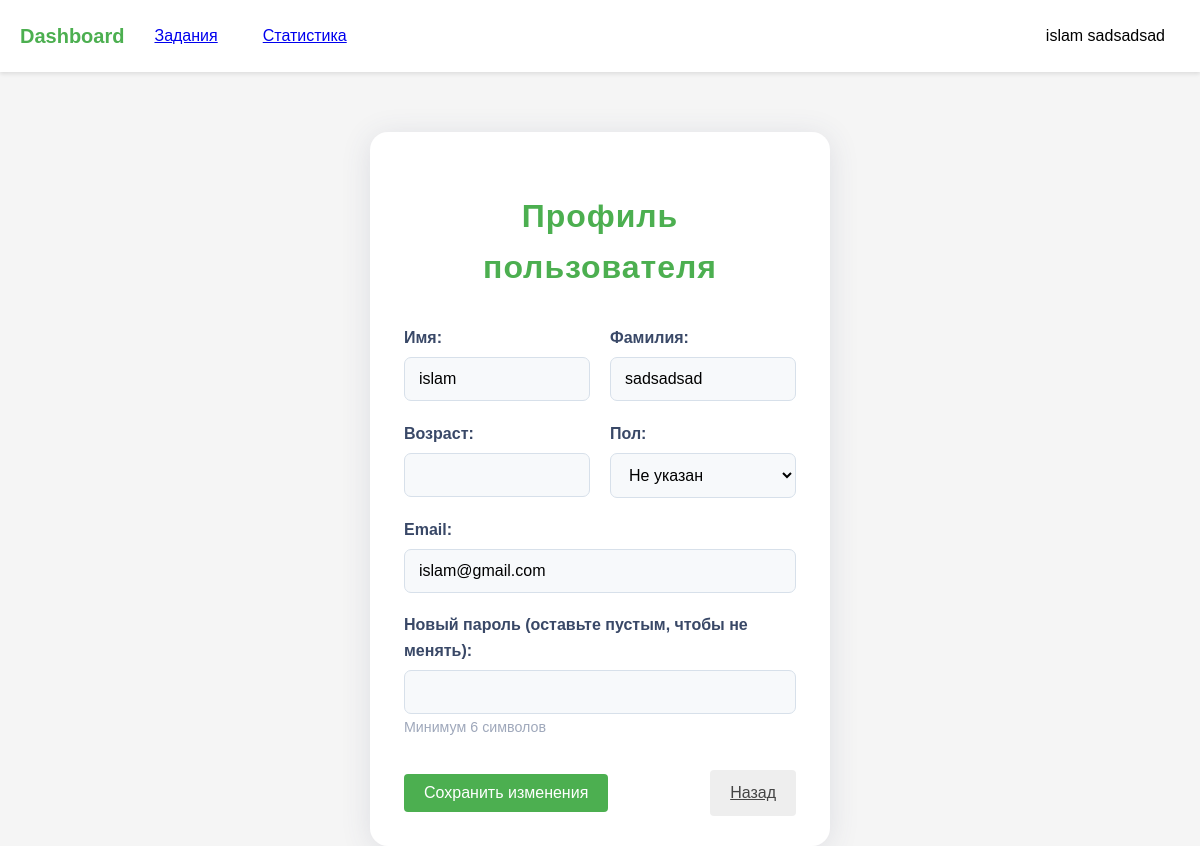
/profile (signed in), run on an earlier commit of the app's database.
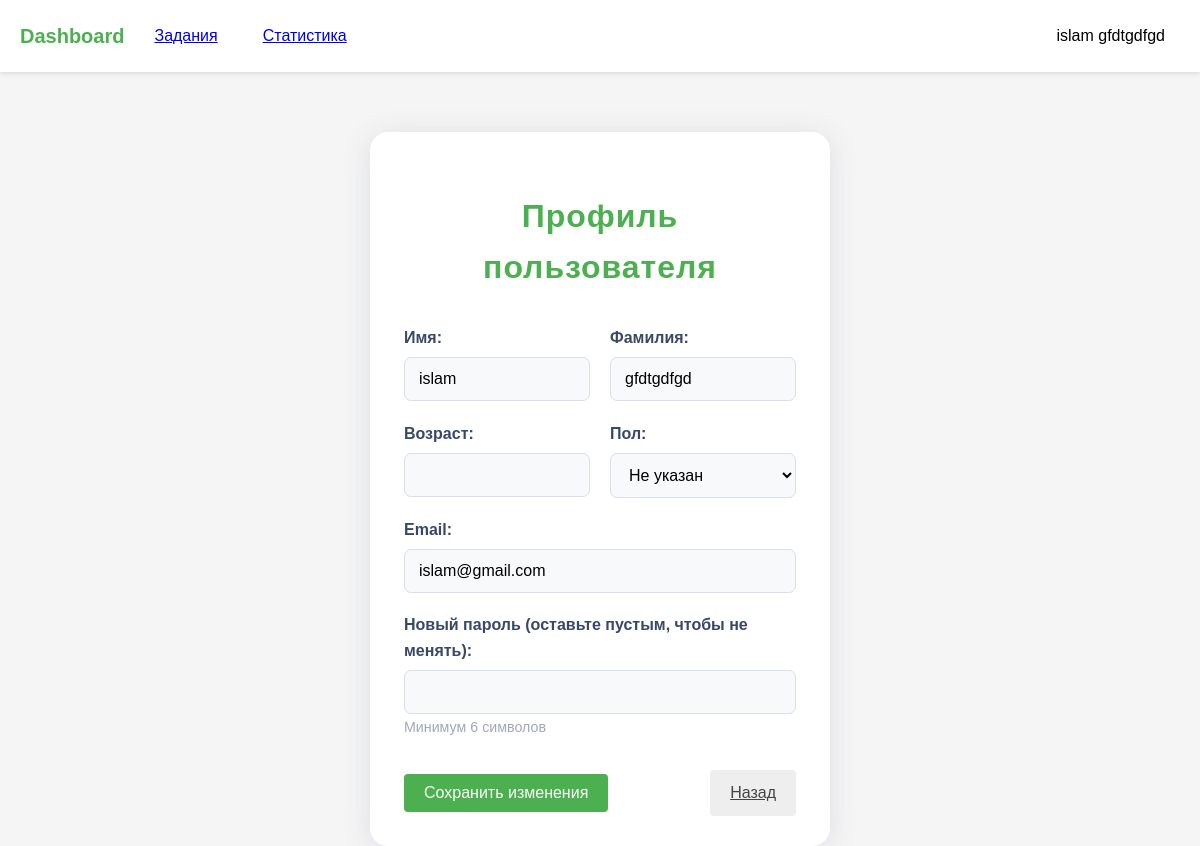
And on a later commit of the database.
### models.py (models this page shows)
class User(UserMixin, db.Model):
    id = db.Column(db.Integer, primary_key=True)
    name = db.Column(db.String(150))
    email = db.Column(db.String(150), unique=True)
    password = db.Column(db.String(150))
    role = db.Column(db.String(50))  # 'student' or 'teacher'
    group = db.Column(db.String(50))
    first_name = db.Column(db.String(150))
    last_name = db.Column(db.String(150))
    age = db.Column(db.Integer)
    gender = db.Column(db.String(10))  # 'male', 'female', 'other'
    students = db.relationship(
        'User',
        secondary=teacher_student,
        primaryjoin=(id == teacher_student.c.teacher_id),
        secondaryjoin=(id == teacher_student.c.student_id),
        backref=db.backref('teachers', lazy='dynamic'),
        lazy='dynamic'
    )

### main.py (the view, shortened to what this page needs)
@main.route('/profile', methods=['GET', 'POST'])
@login_required
def profile():
    return render_template('profile.html', user=current_user)

### app.py (called while the page is built)
def create_app():
    app = Flask(__name__)
    app.config['SECRET_KEY'] = 'your_secret_key'
    app.config['SQLALCHEMY_DATABASE_URI'] = 'sqlite:///data.db'
    app.config['SQLALCHEMY_TRACK_MODIFICATIONS'] = False
    app.config['TEMPLATES_AUTO_RELOAD'] = True
    db.init_app(app)
    login_manager.init_app(app)
    login_manager.login_view = 'auth.login'
    from models import User
    @login_manager.user_loader
    def load_user(user_id):
        return User.query.get(int(user_id))
    from auth import auth as auth_blueprint
    app.register_blueprint(auth_blueprint)
    from main import main as main_blueprint
    app.register_blueprint(main_blueprint)
    return app

### templates/profile.html (shortened to what this page needs)
{% extends "base.html" %}
{% block content %}
<div class="profile-card">
    <h1>Профиль пользователя</h1>
    <form method="POST" class="profile-form">
        <div class="form-row">
            <div class="form-group">
                <label for="name">Имя:</label>
                <input type="text" id="name" name="name"
                       value="{{ user.name or '' }}" class="form-input">
            </div>
            <div class="form-group">
                <label for="last_name">Фамилия:</label>
                <input type="text" id="last_name" name="last_name"
                       value="{{ user.last_name or '' }}" class="form-input">
            </div>
        </div>
        <div class="form-row">
            <div class="form-group">
                <label for="age">Возраст:</label>
                <input type="number" id="age" name="age"
                       value="{{ user.age or '' }}" min="1" max="120" class="form-input">
            </div>
            <div class="form-group">
                <label for="gender">Пол:</label>
                <select id="gender" name="gender" class="form-input">
                    <option value="">Не указан</option>
                </select>
            </div>
        </div>
        <div class="form-group">
            <label for="email">Email:</label>
            <input type="email" id="email" name="email"
                   value="{{ user.email }}" required class="form-input">
        </div>
        <div class="form-group">
            <label for="password">Новый пароль (оставьте пустым, чтобы не менять):</label>
            <input type="password" id="password" name="password" class="form-input">
            <small class="form-hint">Минимум 6 символов</small>
        </div>
        <div class="form-actions">
            <button type="submit" class="btn btn-primary">Сохранить изменения</button>
            <a href="{{ url_for('main.dashboard') }}" class="btn btn-secondary">Назад</a>
        </div>
    </form>
</div>
{% endblock %}

### templates/base.html (shortened to what this page needs)
<!DOCTYPE html>
<html lang="ru">
<head>
    <link rel="stylesheet" href="../static/style.css">
</head>
<body>
    <header class="header">
        <nav class="navbar">
            <div class="nav-left">
                <a href="{{ url_for('main.dashboard') }}" class="logo">Dashboard</a>
                {% if current_user.is_authenticated %}
                    {% if current_user.role == 'teacher' %}
                        <a href="{{ url_for('main.create_assignment') }}" class="nav-btn">Задания</a>
                    {% else %}
                        <a href="{{ url_for('main.assignments_list') }}" class="nav-btn">Задания</a>
                    {% endif %}
                    <a href="{{ url_for('main.statistics') }}" class="nav-btn">Статистика</a>
                {% endif %}
            </div>
            <div class="nav-right">
                {% if current_user.is_authenticated %}
                <div class="profile-dropdown">
                    <button class="nav-btn profile-btn">{{ current_user.name }}{% if current_user.last_name %} {{ current_user.last_name }}{% endif %}</button>
                </div>
                {% else %}
                <a href="{{ url_for('auth.login') }}" class="nav-btn">Вход</a>
                {% endif %}
            </div>
        </nav>
    </header>
    <main>
        {% block content %}{% endblock %}
    </main>
</body>
</html>

What changed in the data, as far as the page shows it:
changed User "islam": last_name "sadsadsad" → "gfdtgdfgd"
